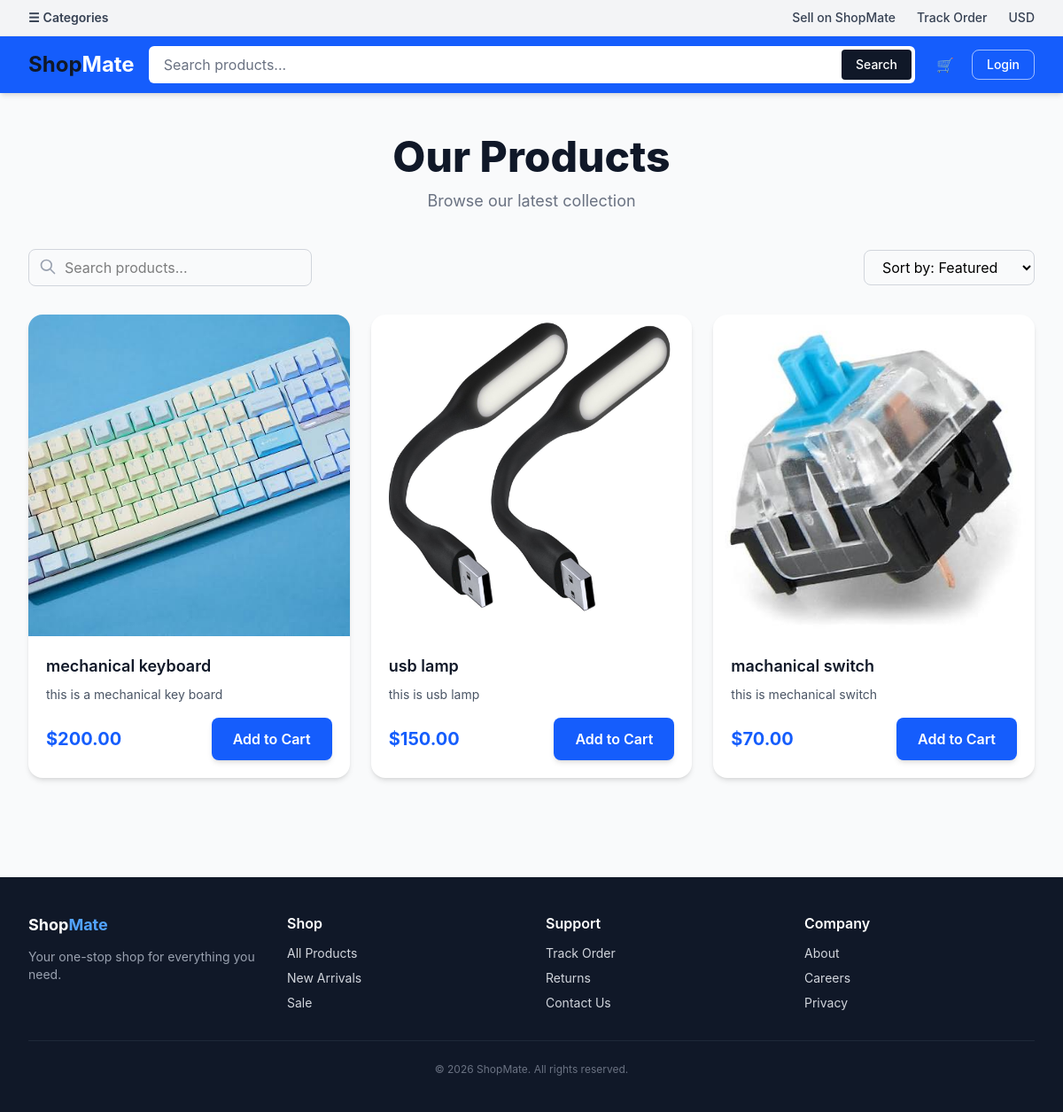
Screenshot of /ecom/ with the database file from the repository.
### ecom/models.py (models this page shows, shortened)
class Product(models.Model):
    name = models.CharField(max_length=200)
    price = models.FloatField()
    description = models.TextField()
    image = models.ImageField(upload_to='Ecom/images')
    slug = models.SlugField(unique=True, blank=True)
    stock = models.IntegerField()
    active = models.BooleanField()

### ecom/views.py (the view)
# urls.py: path('',views.index,name='index'),
def index (request):
    products = Product.objects.all()
    context = {'products':products}
    return render(request,'ecom/index.html',context)

### cart/cart.py (called while the page is built)
    def __len__(self):
        return sum(int(item['qty']) for item in self.cart.values())

### cart/context_processors.py (called while the page is built)
def cart_context(request):
    return {'cart': Cart(request)}

### ecom/templates/ecom/index.html (shortened to what this page needs)
{% extends 'ecom/base.html' %}
{% block body %}
    <div class="page-wrapper">
        <div class="page-container">
            <div class="page-header">
                <h1 class="page-title">Our Products</h1>
                <p class="page-subtitle">Browse our latest collection</p>
            </div>
            <div class="filter-row">
                <div class="search-wrapper">
                    <input type="text" placeholder="Search products..." class="input-with-icon">
                    <svg class="search-icon" fill="none" stroke="currentColor" viewBox="0 0 24 24">
                        <path stroke-linecap="round" stroke-linejoin="round" stroke-width="2"
                              d="M21 21l-6-6m2-5a7 7 0 11-14 0 7 7 0 0114 0z"/>
                    </svg>
                </div>
                <select class="select">
                    <option>Sort by: Featured</option>
                </select>
            </div>
            {% if products %}
                <div class="product-grid">
                    {% for item in products %}
                        <div class="product-card">
                            <span class="badge-sale">SALE</span>
                            <div class="product-card__image-wrapper">
                                <a href="{% url 'ecom:detail' item.slug %}"><img src="{{ item.image.url }}"
                                                                                 alt="{{ item.name }}"
                                                                                 class="product-card__image"></a>
                            </div>
                            <div class="product-card__body">
                                <a href="{% url 'ecom:detail' item.slug %}"><h2
                                        class="product-card__name">{{ item.name }}</h2></a>
                                <p class="product-card__description">{{ item.description }}</p>
                                <div class="product-card__footer">
                        <span class="product-card__price">
                            ${{ item.price|floatformat:2 }}
                        </span>
                                    <a href="{% url 'ecom:detail' item.slug %}" class="btn-primary">
                                        Add to Cart
                                    </a>
                                </div>
                            </div>
                        </div>
                    {% endfor %}
                </div>
            {% endif %}
        </div>
    </div>
{% endblock body %}

### ecom/templates/ecom/base.html (shortened to what this page needs)
{% load tailwind_tags %}
<!doctype html>
<html lang="en">
<head>
    {% tailwind_css %}
</head>
<body class="bg-gray-50 min-h-screen flex flex-col">
<div class="topbar">
    <div class="topbar__inner">
        <div class="topbar__left">
            <button class="topbar__menu" type="button">
                <span>☰</span>
                <span>Categories</span>
            </button>
        </div>
        <div class="topbar__links">
            <a href="#" class="topbar__link">Sell on ShopMate</a>
            <a href="#" class="topbar__link">Track Order</a>
            <a href="#" class="topbar__link">USD</a>
        </div>
    </div>
</div>
<header class="header">
    <div class="header__inner">
        <div class="header__row">
            <a href="{% url 'ecom:index' %}" class="header__logo">
                Shop<span class="header__logo-accent">Mate</span>
            </a>
            <div class="header__search">
                <form action="#" method="get" class="header__search-form">
                    <input
                            type="text"
                            name="q"
                            placeholder="Search products..."
                            class="header__search-input"
                    />
                    <button type="submit" class="header__search-btn">
                        Search
                    </button>
                </form>
            </div>
            <div class="header__actions">
                <a href="{% url 'cart:cartOverview' %}" class="header__icon-btn" aria-label="Cart">
                    <span class="header__icon">🛒</span>
                </a>
                {% if user.is_authenticated %}
                    <a href="{% url 'users:profile' %}"
                       class="text-white text-sm font-medium hover:text-gray-200 transition">
                        Welcome, <strong>{{ user.username }}</strong>
                    </a>
                    <form method="post" action="{% url 'users:logout' %}" class="inline">
                        {% csrf_token %}
                        <button type="submit"
                                class="text-white text-sm font-medium hover:text-gray-200 transition">
                            Logout
                        </button>
                    </form>
                {% else %}
                    <a href="{% url 'users:login' %}"
                       class="px-4 py-1.5 text-sm font-medium text-white
              border border-white/60 rounded-lg
              hover:bg-white hover:text-blue-600 transition">
                        Login
                    </a>
                {% endif %}
            </div>
        </div>
    </div>
</header>
<main class="flex-1">
    {% block body %}{% endblock %}
</main>
<footer class="bg-gray-900 text-gray-300 mt-16">
    <div class="max-w-7xl mx-auto px-4 sm:px-6 lg:px-8 py-10">
        <div class="grid grid-cols-1 md:grid-cols-4 gap-8">
            <div>
                <h3 class="text-white text-lg font-bold mb-3">
                    Shop<span class="text-blue-400">Mate</span>
                </h3>
                <p class="text-sm text-gray-400">
                    Your one-stop shop for everything you need.
                </p>
            </div>
            <div>
                <h4 class="text-white font-semibold mb-3">Shop</h4>
                <ul class="space-y-2 text-sm">
                    <li><a href="{% url 'ecom:index' %}" class="hover:text-white transition">All Products</a></li>
                    <li><a href="#" class="hover:text-white transition">New Arrivals</a></li>
                    <li><a href="#" class="hover:text-white transition">Sale</a></li>
                </ul>
            </div>
            <div>
                <h4 class="text-white font-semibold mb-3">Support</h4>
                <ul class="space-y-2 text-sm">
                    <li><a href="#" class="hover:text-white transition">Track Order</a></li>
                    <li><a href="#" class="hover:text-white transition">Returns</a></li>
                    <li><a href="#" class="hover:text-white transition">Contact Us</a></li>
                </ul>
            </div>
            <div>
                <h4 class="text-white font-semibold mb-3">Company</h4>
                <ul class="space-y-2 text-sm">
                    <li><a href="#" class="hover:text-white transition">About</a></li>
                    <li><a href="#" class="hover:text-white transition">Careers</a></li>
                    <li><a href="#" class="hover:text-white transition">Privacy</a></li>
                </ul>
            </div>
        </div>
        <div class="mt-8 pt-6 border-t border-gray-800 text-center text-xs text-gray-500">
            &copy; {% now "Y" %} ShopMate. All rights reserved.
        </div>
    </div>
</footer>
</body>
</html>

### rows the page displays
Product: image (picture), name "mechanical keyboard", description "this is a mechanical key board", price "200.00"
Product: image (picture), name "usb lamp", description "this is usb lamp", price "150.00"
Product: image (picture), name "machanical switch", description "this is mechanical switch", price "70.00"
